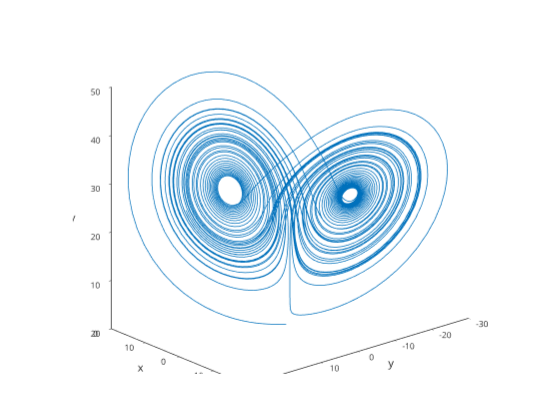

Source (notebook cell):
### Markdown cell above
Let's create the Lorenz63 problem and solve it using the default parameters and intial conditions:

### Code cell
% Create a problem object
problem = otp.lorenz63.presets.Canonical;

% Solve the problem
sol = problem.solve('RelTol', 1e-10);

% Plot the solution
problem.plotPhaseSpace(sol);

### Figure 1 — Plotly figure (JSON) as saved in the notebook; plotly's stock layout.template omitted (floating-point values rounded to 4 significant figures; data arrays with more than 128 entries replaced by an {"elided": "..."} marker saying what was removed)
{"data": [{"line": {"color": "rgb(0,113,188)", "dash": "solid", "width": 1.5}, "marker": {"color": "rgb(0,113,188)", "line": {"color": "rgb(0,113,188)"}, "size": 2, "symbol": "none"}, "mode": "lines", "name": "", "scene": "scene", "showlegend": false, "type": "scatter3d", "visibility": true, "x": {"elided": "4027 float values"}, "y": {"elided": "4027 float values"}, "z": {"elided": "4027 float values"}}], "layout": {"height": 420, "hovermode": "closest", "margin": {"b": 0, "l": 0, "r": 0, "t": 0}, "plot_bgcolor": "rgba(0, 0, 0, 0)", "scene": {"camera": {"up": {"x": -0.009445, "y": -0.01112, "z": 0.9999}, "center": {"x": 0, "y": 0, "z": 0}, "eye": {"x": 1.541, "y": -1.316, "z": 0.7624}, "projection": {"type": "orthographic"}}, "domain": {"x": [0.13, 0.905], "y": [0.11, 0.925]}, "xaxis": {"autorange": false, "exponentformat": "none", "gridcolor": "", "gridwidth": 1.5, "linecolor": "rgb(38,38,38)", "linewidth": 1.5, "mirror": false, "range": [20, -20], "showgrid": false, "showline": true, "side": "bottom", "spikedash": "solid", "spikemode": "across", "spikesides": false, "spikethickness": 1, "tickangle": 0, "tickcolor": "rgb(38,38,38)", "tickfont": {"color": "rgb(38,38,38)", "size": 10}, "ticklen": 3, "ticks": "outside", "ticktext": ["-20", "-10", "0", "10", "20"], "tickvals": [-20, -10, 0, 10, 20], "title": {"font": {"color": "rgb(38,38,38)", "size": 11}, "text": "x"}, "type": "linear", "visible": true, "zeroline": false}, "yaxis": {"autorange": false, "exponentformat": "none", "gridcolor": "", "gridwidth": 1.5, "linecolor": "rgb(38,38,38)", "linewidth": 1.5, "mirror": false, "range": [30, -30], "showgrid": false, "showline": true, "side": "left", "spikedash": "solid", "spikemode": "across", "spikesides": false, "spikethickness": 1, "tickangle": 0, "tickcolor": "rgb(38,38,38)", "tickfont": {"color": "rgb(38,38,38)", "size": 10}, "ticklen": 3, "ticks": "outside", "ticktext": ["-30", "-20", "-10", "0", "10", "20", "30"], "tickvals": [-30, -20, -10, 0, 10, 20, 30], "title": {"font": {"color": "rgb(38,38,38)", "size": 11}, "text": "y"}, "type": "linear", "visible": true, "zeroline": false}, "zaxis": {"autorange": false, "exponentformat": "none", "gridcolor": "", "gridwidth": 1.5, "linecolor": "rgb(38,38,38)", "linewidth": 1.5, "mirror": false, "range": [0, 50], "showgrid": false, "showline": true, "side": "none", "spikedash": "solid", "spikemode": "across", "spikesides": false, "spikethickness": 1, "tickangle": 0, "tickcolor": "rgb(38,38,38)", "tickfont": {"color": "rgb(38,38,38)", "size": 10}, "ticklen": 3, "ticks": "outside", "ticktext": ["0", "10", "20", "30", "40", "50"], "tickvals": [0, 10, 20, 30, 40, 50], "title": {"font": {"color": "rgb(38,38,38)", "size": 11}, "text": "y"}, "type": "linear", "visible": true, "zeroline": false}, "aspectratio": {"x": 1.223, "y": 1.701, "z": 1.508}, "aspectmode": "manual"}, "showlegend": false, "width": 560}}
